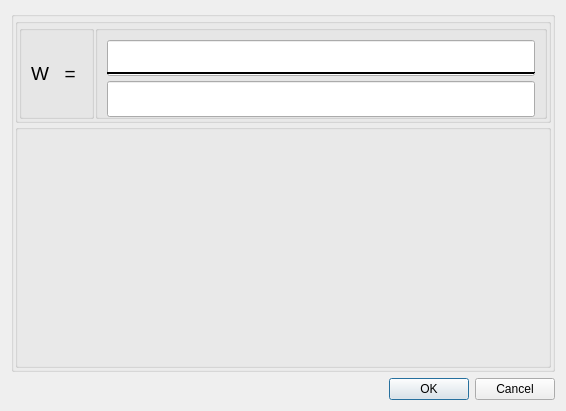
<?xml version="1.0" encoding="UTF-8"?>
<ui version="4.0">
 <class>TfDialog</class>
 <widget class="QDialog" name="TfDialog">
  <property name="geometry">
   <rect>
    <x>0</x>
    <y>0</y>
    <width>566</width>
    <height>411</height>
   </rect>
  </property>
  <property name="minimumSize">
   <size>
    <width>566</width>
    <height>411</height>
   </size>
  </property>
  <property name="maximumSize">
   <size>
    <width>566</width>
    <height>411</height>
   </size>
  </property>
  <property name="windowTitle">
   <string>Dialog</string>
  </property>
  <layout class="QVBoxLayout" name="verticalLayout">
   <item>
    <widget class="QGroupBox" name="groupBox">
     <property name="title">
      <string/>
     </property>
     <layout class="QVBoxLayout" name="verticalLayout_3">
      <property name="spacing">
       <number>1</number>
      </property>
      <property name="leftMargin">
       <number>1</number>
      </property>
      <property name="topMargin">
       <number>1</number>
      </property>
      <property name="rightMargin">
       <number>1</number>
      </property>
      <property name="bottomMargin">
       <number>1</number>
      </property>
      <item>
       <widget class="QGroupBox" name="groupBox_4">
        <property name="minimumSize">
         <size>
          <width>0</width>
          <height>105</height>
         </size>
        </property>
        <property name="maximumSize">
         <size>
          <width>16777215</width>
          <height>105</height>
         </size>
        </property>
        <property name="title">
         <string/>
        </property>
        <layout class="QHBoxLayout" name="horizontalLayout_2">
         <property name="spacing">
          <number>1</number>
         </property>
         <property name="leftMargin">
          <number>1</number>
         </property>
         <property name="topMargin">
          <number>1</number>
         </property>
         <property name="rightMargin">
          <number>1</number>
         </property>
         <property name="bottomMargin">
          <number>1</number>
         </property>
         <item>
          <widget class="QGroupBox" name="groupBox_3">
           <property name="title">
            <string/>
           </property>
           <layout class="QHBoxLayout" name="horizontalLayout">
            <item>
             <widget class="QLabel" name="label">
              <property name="font">
               <font>
                <pointsize>14</pointsize>
               </font>
              </property>
              <property name="midLineWidth">
               <number>0</number>
              </property>
              <property name="text">
               <string>W   = </string>
              </property>
             </widget>
            </item>
           </layout>
          </widget>
         </item>
         <item>
          <widget class="QGroupBox" name="groupBox_2">
           <property name="title">
            <string/>
           </property>
           <layout class="QVBoxLayout" name="verticalLayout_2">
            <item>
             <widget class="QLineEdit" name="lineEdit_zeroP">
              <property name="minimumSize">
               <size>
                <width>0</width>
                <height>36</height>
               </size>
              </property>
              <property name="font">
               <font>
                <pointsize>10</pointsize>
               </font>
              </property>
              <property name="alignment">
               <set>Qt::AlignLeading|Qt::AlignLeft|Qt::AlignTop</set>
              </property>
             </widget>
            </item>
            <item>
             <widget class="Line" name="line">
              <property name="palette">
               <palette>
                <active>
                 <colorrole role="WindowText">
                  <brush brushstyle="SolidPattern">
                   <color alpha="255">
                    <red>255</red>
                    <green>255</green>
                    <blue>255</blue>
                   </color>
                  </brush>
                 </colorrole>
                 <colorrole role="Button">
                  <brush brushstyle="SolidPattern">
                   <color alpha="255">
                    <red>0</red>
                    <green>0</green>
                    <blue>0</blue>
                   </color>
                  </brush>
                 </colorrole>
                 <colorrole role="Light">
                  <brush brushstyle="SolidPattern">
                   <color alpha="255">
                    <red>0</red>
                    <green>0</green>
                    <blue>0</blue>
                   </color>
                  </brush>
                 </colorrole>
                 <colorrole role="Midlight">
                  <brush brushstyle="SolidPattern">
                   <color alpha="255">
                    <red>0</red>
                    <green>0</green>
                    <blue>0</blue>
                   </color>
                  </brush>
                 </colorrole>
                 <colorrole role="Dark">
                  <brush brushstyle="SolidPattern">
                   <color alpha="255">
                    <red>0</red>
                    <green>0</green>
                    <blue>0</blue>
                   </color>
                  </brush>
                 </colorrole>
                 <colorrole role="Mid">
                  <brush brushstyle="SolidPattern">
                   <color alpha="255">
                    <red>0</red>
                    <green>0</green>
                    <blue>0</blue>
                   </color>
                  </brush>
                 </colorrole>
                 <colorrole role="Text">
                  <brush brushstyle="SolidPattern">
                   <color alpha="255">
                    <red>255</red>
                    <green>255</green>
                    <blue>255</blue>
                   </color>
                  </brush>
                 </colorrole>
                 <colorrole role="BrightText">
                  <brush brushstyle="SolidPattern">
                   <color alpha="255">
                    <red>255</red>
                    <green>255</green>
                    <blue>255</blue>
                   </color>
                  </brush>
                 </colorrole>
                 <colorrole role="ButtonText">
                  <brush brushstyle="SolidPattern">
                   <color alpha="255">
                    <red>255</red>
                    <green>255</green>
                    <blue>255</blue>
                   </color>
                  </brush>
                 </colorrole>
                 <colorrole role="Base">
                  <brush brushstyle="SolidPattern">
                   <color alpha="255">
                    <red>0</red>
                    <green>0</green>
                    <blue>0</blue>
                   </color>
                  </brush>
                 </colorrole>
                 <colorrole role="Window">
                  <brush brushstyle="SolidPattern">
                   <color alpha="255">
                    <red>0</red>
                    <green>0</green>
                    <blue>0</blue>
                   </color>
                  </brush>
                 </colorrole>
                 <colorrole role="Shadow">
                  <brush brushstyle="SolidPattern">
                   <color alpha="255">
                    <red>0</red>
                    <green>0</green>
                    <blue>0</blue>
                   </color>
                  </brush>
                 </colorrole>
                 <colorrole role="AlternateBase">
                  <brush brushstyle="SolidPattern">
                   <color alpha="255">
                    <red>0</red>
                    <green>0</green>
                    <blue>0</blue>
                   </color>
                  </brush>
                 </colorrole>
                 <colorrole role="ToolTipBase">
                  <brush brushstyle="SolidPattern">
                   <color alpha="255">
                    <red>255</red>
                    <green>255</green>
                    <blue>220</blue>
                   </color>
                  </brush>
                 </colorrole>
                 <colorrole role="ToolTipText">
                  <brush brushstyle="SolidPattern">
                   <color alpha="255">
                    <red>0</red>
                    <green>0</green>
                    <blue>0</blue>
                   </color>
                  </brush>
                 </colorrole>
                </active>
                <inactive>
                 <colorrole role="WindowText">
                  <brush brushstyle="SolidPattern">
                   <color alpha="255">
                    <red>255</red>
                    <green>255</green>
                    <blue>255</blue>
                   </color>
                  </brush>
                 </colorrole>
                 <colorrole role="Button">
                  <brush brushstyle="SolidPattern">
                   <color alpha="255">
                    <red>0</red>
                    <green>0</green>
                    <blue>0</blue>
                   </color>
                  </brush>
                 </colorrole>
                 <colorrole role="Light">
                  <brush brushstyle="SolidPattern">
                   <color alpha="255">
                    <red>0</red>
                    <green>0</green>
                    <blue>0</blue>
                   </color>
                  </brush>
                 </colorrole>
                 <colorrole role="Midlight">
                  <brush brushstyle="SolidPattern">
                   <color alpha="255">
                    <red>0</red>
                    <green>0</green>
                    <blue>0</blue>
                   </color>
                  </brush>
                 </colorrole>
                 <colorrole role="Dark">
                  <brush brushstyle="SolidPattern">
                   <color alpha="255">
                    <red>0</red>
                    <green>0</green>
                    <blue>0</blue>
                   </color>
                  </brush>
                 </colorrole>
                 <colorrole role="Mid">
                  <brush brushstyle="SolidPattern">
                   <color alpha="255">
                    <red>0</red>
                    <green>0</green>
                    <blue>0</blue>
                   </color>
                  </brush>
                 </colorrole>
                 <colorrole role="Text">
                  <brush brushstyle="SolidPattern">
                   <color alpha="255">
                    <red>255</red>
                    <green>255</green>
                    <blue>255</blue>
                   </color>
                  </brush>
                 </colorrole>
                 <colorrole role="BrightText">
                  <brush brushstyle="SolidPattern">
                   <color alpha="255">
                    <red>255</red>
                    <green>255</green>
                    <blue>255</blue>
                   </color>
                  </brush>
                 </colorrole>
                 <colorrole role="ButtonText">
                  <brush brushstyle="SolidPattern">
                   <color alpha="255">
                    <red>255</red>
                    <green>255</green>
                    <blue>255</blue>
                   </color>
                  </brush>
                 </colorrole>
                 <colorrole role="Base">
                  <brush brushstyle="SolidPattern">
                   <color alpha="255">
                    <red>0</red>
                    <green>0</green>
                    <blue>0</blue>
                   </color>
                  </brush>
                 </colorrole>
                 <colorrole role="Window">
                  <brush brushstyle="SolidPattern">
                   <color alpha="255">
                    <red>0</red>
                    <green>0</green>
                    <blue>0</blue>
                   </color>
                  </brush>
                 </colorrole>
                 <colorrole role="Shadow">
                  <brush brushstyle="SolidPattern">
                   <color alpha="255">
                    <red>0</red>
                    <green>0</green>
                    <blue>0</blue>
                   </color>
                  </brush>
                 </colorrole>
                 <colorrole role="AlternateBase">
                  <brush brushstyle="SolidPattern">
                   <color alpha="255">
                    <red>0</red>
                    <green>0</green>
                    <blue>0</blue>
                   </color>
                  </brush>
                 </colorrole>
                 <colorrole role="ToolTipBase">
                  <brush brushstyle="SolidPattern">
                   <color alpha="255">
                    <red>255</red>
                    <green>255</green>
                    <blue>220</blue>
                   </color>
                  </brush>
                 </colorrole>
                 <colorrole role="ToolTipText">
                  <brush brushstyle="SolidPattern">
                   <color alpha="255">
                    <red>0</red>
                    <green>0</green>
                    <blue>0</blue>
                   </color>
                  </brush>
                 </colorrole>
                </inactive>
                <disabled>
                 <colorrole role="WindowText">
                  <brush brushstyle="SolidPattern">
                   <color alpha="255">
                    <red>0</red>
                    <green>0</green>
                    <blue>0</blue>
                   </color>
                  </brush>
                 </colorrole>
                 <colorrole role="Button">
                  <brush brushstyle="SolidPattern">
                   <color alpha="255">
                    <red>0</red>
                    <green>0</green>
                    <blue>0</blue>
                   </color>
                  </brush>
                 </colorrole>
                 <colorrole role="Light">
                  <brush brushstyle="SolidPattern">
                   <color alpha="255">
                    <red>0</red>
                    <green>0</green>
                    <blue>0</blue>
                   </color>
                  </brush>
                 </colorrole>
                 <colorrole role="Midlight">
                  <brush brushstyle="SolidPattern">
                   <color alpha="255">
                    <red>0</red>
                    <green>0</green>
                    <blue>0</blue>
                   </color>
                  </brush>
                 </colorrole>
                 <colorrole role="Dark">
                  <brush brushstyle="SolidPattern">
                   <color alpha="255">
                    <red>0</red>
                    <green>0</green>
                    <blue>0</blue>
                   </color>
                  </brush>
                 </colorrole>
                 <colorrole role="Mid">
                  <brush brushstyle="SolidPattern">
                   <color alpha="255">
                    <red>0</red>
                    <green>0</green>
                    <blue>0</blue>
                   </color>
                  </brush>
                 </colorrole>
                 <colorrole role="Text">
                  <brush brushstyle="SolidPattern">
                   <color alpha="255">
                    <red>0</red>
                    <green>0</green>
                    <blue>0</blue>
                   </color>
                  </brush>
                 </colorrole>
                 <colorrole role="BrightText">
                  <brush brushstyle="SolidPattern">
                   <color alpha="255">
                    <red>255</red>
                    <green>255</green>
                    <blue>255</blue>
                   </color>
                  </brush>
                 </colorrole>
                 <colorrole role="ButtonText">
                  <brush brushstyle="SolidPattern">
                   <color alpha="255">
                    <red>0</red>
                    <green>0</green>
                    <blue>0</blue>
                   </color>
                  </brush>
                 </colorrole>
                 <colorrole role="Base">
                  <brush brushstyle="SolidPattern">
                   <color alpha="255">
                    <red>0</red>
                    <green>0</green>
                    <blue>0</blue>
                   </color>
                  </brush>
                 </colorrole>
                 <colorrole role="Window">
                  <brush brushstyle="SolidPattern">
                   <color alpha="255">
                    <red>0</red>
                    <green>0</green>
                    <blue>0</blue>
                   </color>
                  </brush>
                 </colorrole>
                 <colorrole role="Shadow">
                  <brush brushstyle="SolidPattern">
                   <color alpha="255">
                    <red>0</red>
                    <green>0</green>
                    <blue>0</blue>
                   </color>
                  </brush>
                 </colorrole>
                 <colorrole role="AlternateBase">
                  <brush brushstyle="SolidPattern">
                   <color alpha="255">
                    <red>0</red>
                    <green>0</green>
                    <blue>0</blue>
                   </color>
                  </brush>
                 </colorrole>
                 <colorrole role="ToolTipBase">
                  <brush brushstyle="SolidPattern">
                   <color alpha="255">
                    <red>255</red>
                    <green>255</green>
                    <blue>220</blue>
                   </color>
                  </brush>
                 </colorrole>
                 <colorrole role="ToolTipText">
                  <brush brushstyle="SolidPattern">
                   <color alpha="255">
                    <red>0</red>
                    <green>0</green>
                    <blue>0</blue>
                   </color>
                  </brush>
                 </colorrole>
                </disabled>
               </palette>
              </property>
              <property name="lineWidth">
               <number>1</number>
              </property>
              <property name="midLineWidth">
               <number>0</number>
              </property>
              <property name="orientation">
               <enum>Qt::Horizontal</enum>
              </property>
             </widget>
            </item>
            <item>
             <widget class="QLineEdit" name="lineEdit_poleP">
              <property name="minimumSize">
               <size>
                <width>0</width>
                <height>36</height>
               </size>
              </property>
              <property name="font">
               <font>
                <pointsize>10</pointsize>
               </font>
              </property>
             </widget>
            </item>
           </layout>
          </widget>
         </item>
        </layout>
       </widget>
      </item>
      <item>
       <widget class="QGroupBox" name="gB_poly_browser">
        <property name="title">
         <string/>
        </property>
       </widget>
      </item>
     </layout>
    </widget>
   </item>
   <item>
    <widget class="QDialogButtonBox" name="buttonBox">
     <property name="orientation">
      <enum>Qt::Horizontal</enum>
     </property>
     <property name="standardButtons">
      <set>QDialogButtonBox::Cancel|QDialogButtonBox::Ok</set>
     </property>
    </widget>
   </item>
  </layout>
 </widget>
 <resources/>
 <connections>
  <connection>
   <sender>buttonBox</sender>
   <signal>accepted()</signal>
   <receiver>TfDialog</receiver>
   <slot>accept()</slot>
   <hints>
    <hint type="sourcelabel">
     <x>248</x>
     <y>254</y>
    </hint>
    <hint type="destinationlabel">
     <x>157</x>
     <y>274</y>
    </hint>
   </hints>
  </connection>
  <connection>
   <sender>buttonBox</sender>
   <signal>rejected()</signal>
   <receiver>TfDialog</receiver>
   <slot>reject()</slot>
   <hints>
    <hint type="sourcelabel">
     <x>316</x>
     <y>260</y>
    </hint>
    <hint type="destinationlabel">
     <x>286</x>
     <y>274</y>
    </hint>
   </hints>
  </connection>
 </connections>
</ui>
